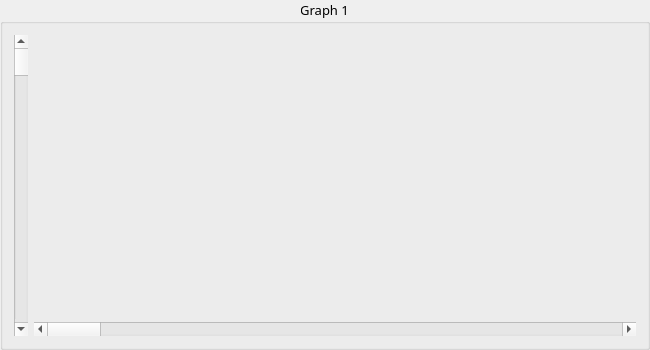
           <widget class="QGroupBox" name="groupBox_graph1">
            <property name="minimumSize">
             <size>
              <width>650</width>
              <height>350</height>
             </size>
            </property>
            <property name="maximumSize">
             <size>
              <width>16777215</width>
              <height>450</height>
             </size>
            </property>
            <property name="font">
             <font>
              <family>Yu Gothic UI Semibold</family>
              <pointsize>10</pointsize>
              <weight>50</weight>
              <bold>false</bold>
              <strikeout>false</strikeout>
              <stylestrategy>PreferDefault</stylestrategy>
              <kerning>true</kerning>
             </font>
            </property>
            <property name="mouseTracking">
             <bool>false</bool>
            </property>
            <property name="tabletTracking">
             <bool>true</bool>
            </property>
            <property name="focusPolicy">
             <enum>Qt::NoFocus</enum>
            </property>
            <property name="autoFillBackground">
             <bool>false</bool>
            </property>
            <property name="title">
             <string>Graph 1</string>
            </property>
            <property name="alignment">
             <set>Qt::AlignHCenter|Qt::AlignTop</set>
            </property>
            <property name="flat">
             <bool>false</bool>
            </property>
            <layout class="QGridLayout" name="gridLayout_12">
             <item row="0" column="0">
              <layout class="QGridLayout" name="gridLayout_5">
               <item row="0" column="0">
                <widget class="QScrollBar" name="verticalScrollBar_L">
                 <property name="orientation">
                  <enum>Qt::Vertical</enum>
                 </property>
                </widget>
               </item>
               <item row="0" column="1">
                <layout class="QGridLayout" name="gridLayout_2">
                 <item row="1" column="0">
                  <widget class="QScrollBar" name="horizontalScrollBar_L">
                   <property name="orientation">
                    <enum>Qt::Horizontal</enum>
                   </property>
                  </widget>
                 </item>
                 <item row="0" column="0">
                  <widget class="PlotWidget" name="plotWidget_L" native="true"/>
                 </item>
                </layout>
               </item>
              </layout>
             </item>
            </layout>
           </widget>
